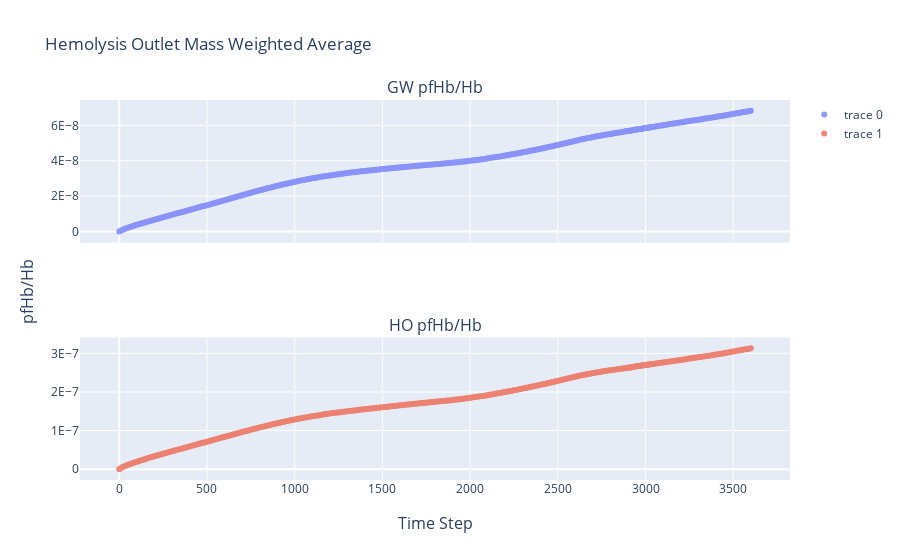

Notebook code for this chart:
### Code cell
fig = make_subplots(
    rows=2,
    cols=1,
    shared_xaxes=True,
    x_title="Time Step",
    y_title="pfHb/Hb ",subplot_titles=('GW pfHb/Hb', 'HO pfHb/Hb') )

fig.add_trace(go.Scatter(x=resid_dict['gw-hemolysis.out']['Time Step'],
                         y=resid_dict['gw-hemolysis.out']['pfHb/Hb'],
                         mode='markers',
                         opacity=scatter_opacity,),
              row=1,col=1)
# fig.add_trace(go.Scatter(x=bin_df['bin_centres'],
#                          y=bin_df['eds-hemolysis_bin_mean'],
#                          mode='markers+lines',
#                          name='Mean +/- STD',
#                          line=dict(color='black'),
#                          opacity=.55,
#                          error_y_array=bin_df['eds-hemolysis_std'],
#                          showlegend=True))

fig.add_trace(go.Scatter(x=resid_dict['ho-hemolysis.out']['Time Step'],
                         y=resid_dict['ho-hemolysis.out']['pfHb/Hb'],
                         mode='markers',
                         opacity=scatter_opacity,),
              row=2,col=1)
fig.update_layout(
    title="Hemolysis Outlet Mass Weighted Average",
    legend_title=None,
    yaxis = dict(showexponent = 'all',
                 exponentformat = 'E'),
    yaxis2 = dict(showexponent = 'all',
                 exponentformat = 'E'))
fig.show()

print('Time Averaged HO pfHb (mg/dL) each blade pass at Outlet: ' + str(time_sample_dict['ho-hemolysis.out']['pfHb'].mean()))
print('Time Averaged GW pfHb (mg/dL) each blade pass at Outlet: ' + str(time_sample_dict['gw-hemolysis.out']['pfHb'].mean()))

### Figure 1 — Plotly figure (JSON) as saved in the notebook; plotly's stock layout.template omitted (floating-point values rounded to 4 significant figures; data arrays with more than 128 entries replaced by an {"elided": "..."} marker saying what was removed)
{"data": [{"mode": "markers", "opacity": 0.7, "type": "scatter", "x": {"elided": "377 int values"}, "xaxis": "x", "y": {"elided": "377 float values"}, "yaxis": "y"}, {"mode": "markers", "opacity": 0.7, "type": "scatter", "x": {"elided": "377 int values"}, "xaxis": "x2", "y": {"elided": "377 float values"}, "yaxis": "y2"}], "layout": {"annotations": [{"font": {"size": 16}, "showarrow": false, "text": "GW pfHb/Hb", "x": 0.5, "xanchor": "center", "xref": "paper", "y": 1.0, "yanchor": "bottom", "yref": "paper"}, {"font": {"size": 16}, "showarrow": false, "text": "HO pfHb/Hb", "x": 0.5, "xanchor": "center", "xref": "paper", "y": 0.375, "yanchor": "bottom", "yref": "paper"}, {"font": {"size": 16}, "showarrow": false, "text": "Time Step", "x": 0.5, "xanchor": "center", "xref": "paper", "y": 0, "yanchor": "top", "yref": "paper", "yshift": -30}, {"font": {"size": 16}, "showarrow": false, "text": "pfHb/Hb ", "textangle": -90, "x": 0, "xanchor": "right", "xref": "paper", "xshift": -40, "y": 0.5, "yanchor": "middle", "yref": "paper"}], "legend": {"title": {}}, "title": {"text": "Hemolysis Outlet Mass Weighted Average"}, "xaxis": {"anchor": "y", "domain": [0.0, 1.0], "matches": "x2", "showticklabels": false}, "xaxis2": {"anchor": "y2", "domain": [0.0, 1.0]}, "yaxis": {"anchor": "x", "domain": [0.625, 1.0], "exponentformat": "E", "showexponent": "all"}, "yaxis2": {"anchor": "x2", "domain": [0.0, 0.375], "exponentformat": "E", "showexponent": "all"}}}
